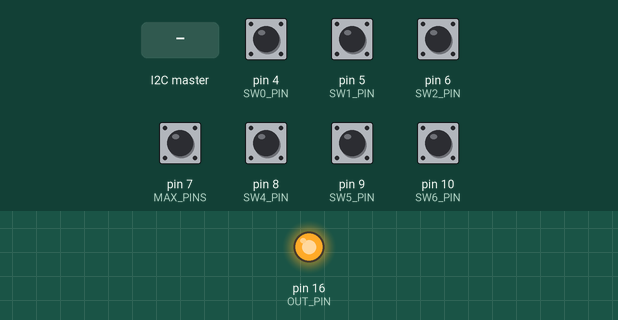
Recording of a program running on a simulated SparkFun Pro Micro, built with avr-gcc and run on an emulated ATmega32U4. Parts: output pins drawn as LEDs (lit = HIGH). Inputs (shaded band) come from the test bench; at power-on: pin 4 (SW0_PIN), pin 5 (SW1_PIN), pin 6 (SW2_PIN), pin 7 (MAX_PINS), pin 8 (SW4_PIN), pin 9 (SW5_PIN), pin 10 (SW6_PIN) HIGH. What the program prints to the serial monitor is not drawn.

Above: at 1.2 s.
1.3 s: pin 4 (SW0_PIN) pulled LOW for 0.15 s
At 1.38 s:
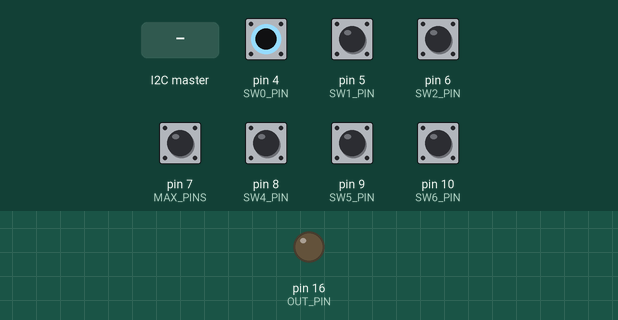
2.9 s: the I2C master sends the byte 1
4.4 s: the I2C master sends the byte 0
5.9 s: the I2C master sends the byte 2
Timing chart, 0 to 8.4 s (numbered marks = the images above; inputs shaded):
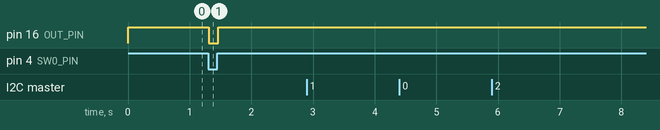

Measured:
- after the input at 1.3 s, pin 16 (OUT_PIN): HIGH → LOW at once, → HIGH 0.16 s later
- after the input at 2.9 s, every drawn part: stays the same
- after the input at 4.4 s, every drawn part: stays the same
- after the input at 5.9 s, every drawn part: stays the same

The program:

main.cpp
```cpp
// (licence header left out)
#include <Arduino.h>
#include <Wire.h>

#define I2C_ADDRESS     0x3E    // hardcoded in the SMuFF

#define VERSION         1
#define MAX_PINS        7       // though, only 5 needed for the Splitter option

#define GET_TOOL        0
#define SET_TOOL        1
#define GET_VERSION     2
#define GET_MAXPINS     3
#define RESET_MUX       99

#define SW0_PIN         4
#define SW1_PIN         5
#define SW2_PIN         6
#define SW3_PIN         7
#define SW4_PIN         8
#define SW5_PIN         9
#define SW6_PIN         10
#define OUT_PIN         16

#define DEBUG           1
#define ArraySize(arr) (sizeof(arr) / sizeof(arr[0]))

void wireOnReceive(int bytes);
void __debugS(const char *fmt, ...);

int8_t currentTool = 0;
bool pinStates[MAX_PINS];
uint32_t cnt = 0;

void setup()
{
    pinMode(OUT_PIN, OUTPUT);
    for(uint8_t i=0; i < MAX_PINS; i++) {
        pinStates[i] = false;
        pinMode(i+SW0_PIN, INPUT_PULLUP);
    }
    Serial.begin(115200);

    Wire.begin(I2C_ADDRESS);
    Wire.onReceive(wireOnReceive);
}

void loop()
{
    // read all pin states and save them
    for(uint8_t i=0; i < MAX_PINS; i++)
        pinStates[i] = digitalRead(i+SW0_PIN);
    // just for debugging
    if(currentTool != -1) {
      digitalWrite(OUT_PIN, pinStates[currentTool]);
      if(cnt % 100 == 0) { // every 2 seconds
          __debugS("T%d: %d", currentTool, pinStates[currentTool]);
      }
    }
    cnt++;
    delay(20);
}

void wireOnReceive(int bytes) {

    while(Wire.available()) {
      uint8_t fnc = Wire.read();
      switch(fnc) {
        case GET_TOOL:
            __debugS("TOOL requested");
            Wire.write((byte)currentTool);
            break;
        case SET_TOOL:
            currentTool = Wire.read();
            __debugS("TOOL NOW: %d", currentTool);
            break;
        case GET_VERSION:
            __debugS("VERSION requested");
            Wire.write((byte)VERSION);
            break;
        case GET_MAXPINS:
            __debugS("MAX_PINS requested");
            Wire.write((byte)MAX_PINS);
            break;
        case RESET_MUX:
            __debugS("RESET requested");
            asm volatile ("jmp 0");
            break;
      }
    }
}

void __debugS(const char *fmt, ...)
{
#ifdef DEBUG
    char _dbg[512];
    va_list arguments;
    va_start(arguments, fmt);
    vsnprintf_P(_dbg, ArraySize(_dbg), fmt, arguments);
    va_end(arguments);
    Serial.println(_dbg);
#endif
}
```
